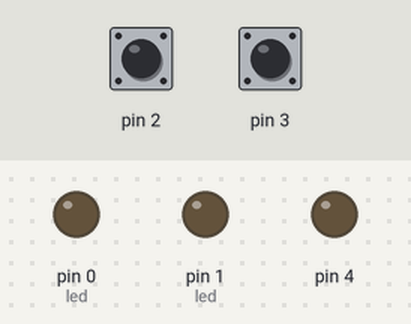
A sketch run on a simulated Arduino Uno, built with avr-gcc and run on an emulated ATmega328P. Shown: output pins drawn as LEDs (lit = HIGH). The test bench sets the inputs (shaded band); at power-on: pin 2 HIGH, pin 3 HIGH.

Above: at 0.8 s.
0.9 s: pin 2 pulled LOW for 0.15 s
At 1.8 s:
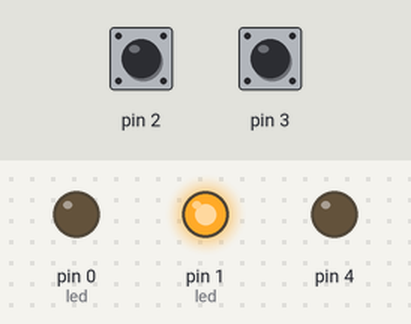
2.5 s: pin 3 pulled LOW for 0.15 s
At 3.0 s:
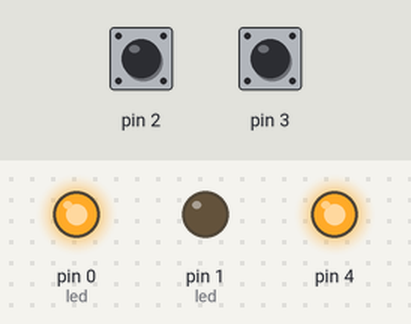
4.1 s: pin 2 pulled LOW for 1 s
At 5.4 s:
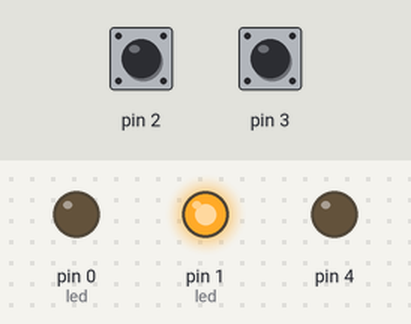
6.6 s: pin 3 pulled LOW for 1 s
At 7.3 s:
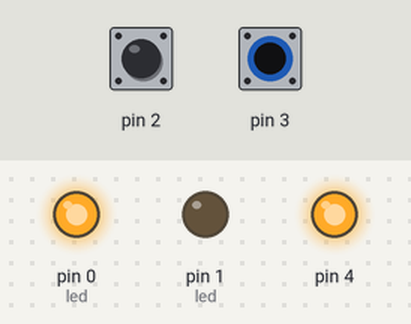
Timing chart, 0 to 9.6 s (numbered marks = the images above; inputs shaded):
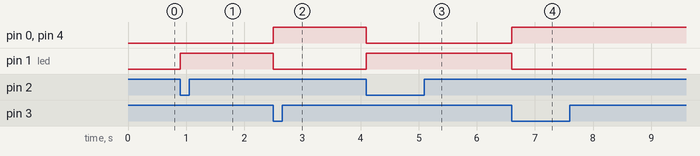

The sketch:

relatorio7_-_ex2.ino
```cpp
int main(void){

  DDRD = 0b00010011; //PD0  e PD1 como saida
  PORTD = 0b00001100; // Pull-up ligado PD2(max) PD3(min)


  while(1){

  if(!(PIND & (1 << PD3)) && (PIND & (1 << PD2))){
    PORTD &= ~(1 << PD1); // Desliga led cheio
    PORTD |= (1 << PD0); // Liga led enchendo
    PORTD |= (1 << PD4); // Liga valvula
  }else if(!(PIND & (1 << PD2))){
    PORTD &= ~(1 << PD0); // Desliga led enchendo
    PORTD &= ~(1 << PD4); // Desliga valvula
    PORTD |= (1 << PD1); // Liga led cheio
  }

  }
}
```

Measured:
- after the input at 0.9 s, pin 1 (led): LOW → HIGH at once
- after the input at 2.5 s, pin 0 (led), pin 4: LOW → HIGH at once; pin 1 (led): HIGH → LOW at once
- after the input at 4.1 s, pin 0 (led), pin 4: HIGH → LOW at once; pin 1 (led): LOW → HIGH at once
- after the input at 6.6 s, pin 0 (led), pin 4: LOW → HIGH at once; pin 1 (led): HIGH → LOW at once
